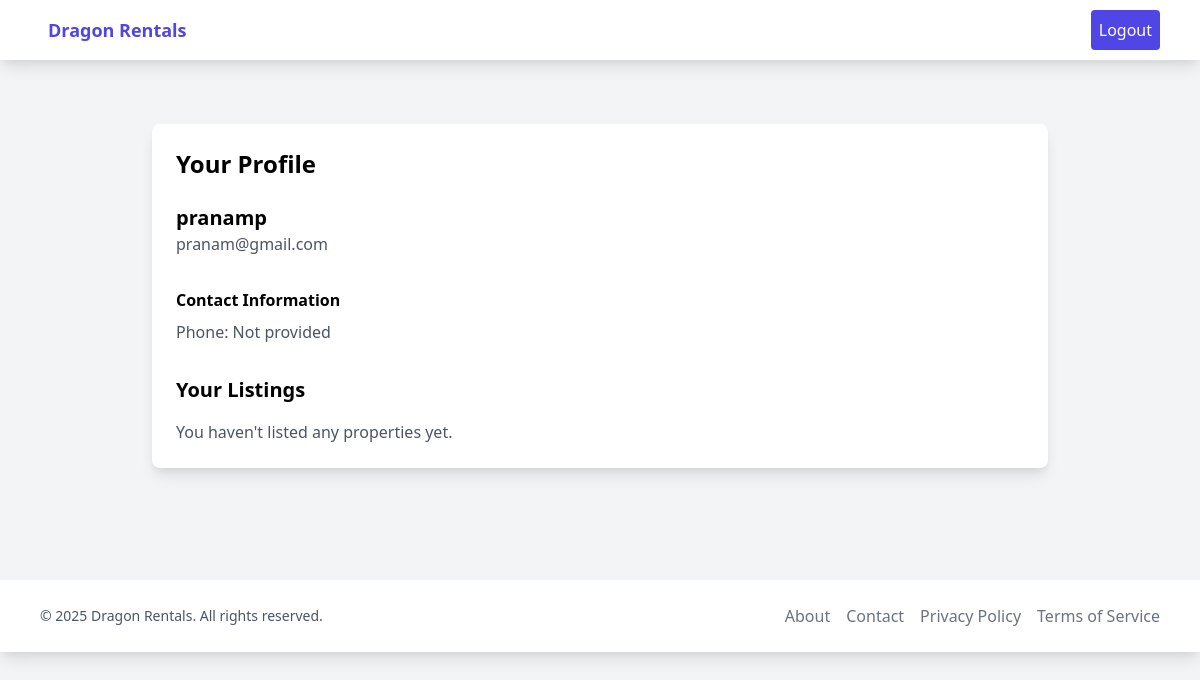
The page /accounts/profile/ (signed in) on the database its author committed.
### accounts/models.py (models this page shows, shortened)
class CustomUser(AbstractUser):
    phone_number = models.CharField(max_length=15, blank=True)
    profile_picture = models.ImageField(upload_to='profile_pics/', blank=True)
    is_landlord = models.BooleanField(default=False)

### accounts/views.py (the view)
# urls.py: path('profile/', profile, name='profile'),
@login_required
def profile(request):
    user = request.user
    properties = user.properties.all()
    return render(request, 'accounts/profile.html', {
        'user': user,
        'properties': properties
    })

### templates/accounts/profile.html (shortened to what this page needs)
{% extends 'base.html' %}
{% block content %}
<div class="max-w-4xl mx-auto py-8">
    <div class="bg-white p-6 rounded-lg shadow-lg">
        <h2 class="text-2xl font-bold mb-6">Your Profile</h2>
        <div class="flex items-center space-x-6 mb-8">
            <div>
                <h3 class="text-xl font-semibold">{{ user.username }}</h3>
                <p class="text-gray-600">{{ user.email }}</p>
            </div>
        </div>
        <div class="grid grid-cols-1 md:grid-cols-2 gap-6 mb-8">
            <div>
                <h4 class="font-semibold mb-2">Contact Information</h4>
                <p class="text-gray-600">Phone: {{ user.phone_number|default:"Not provided" }}</p>
            </div>
        </div>
        <h3 class="text-xl font-semibold mb-4">Your Listings</h3>
        {% if properties %}
        <div class="grid grid-cols-1 gap-4">
            {% for property in properties %}
            <div class="border p-4 rounded-lg">
                <h4 class="font-semibold">{{ property.title }}</h4>
                <p class="text-gray-600">{{ property.location }}</p>
                <p class="text-gray-600">¥{{ property.rent }}/mo</p>
                <a href="{% url 'property_detail' property.pk %}" class="text-blue-500 hover:text-blue-700">View Details</a>
            </div>
            {% endfor %}
        </div>
        {% else %}
        <p class="text-gray-600">You haven't listed any properties yet.</p>
        {% endif %}
    </div>
</div>
{% endblock %}

### rows shown on the page
CustomUser: username "pranamp", email "pranam@gmail.com", phone_number "Not provided"
